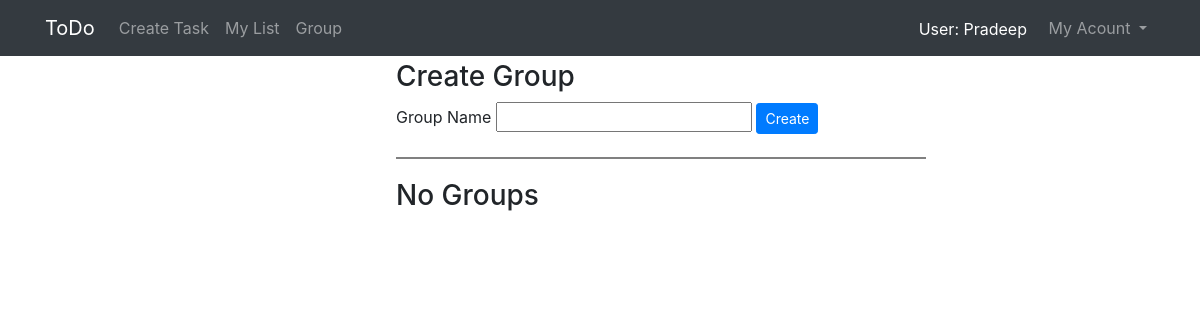
Page /group/ (signed in) on the earlier database version.
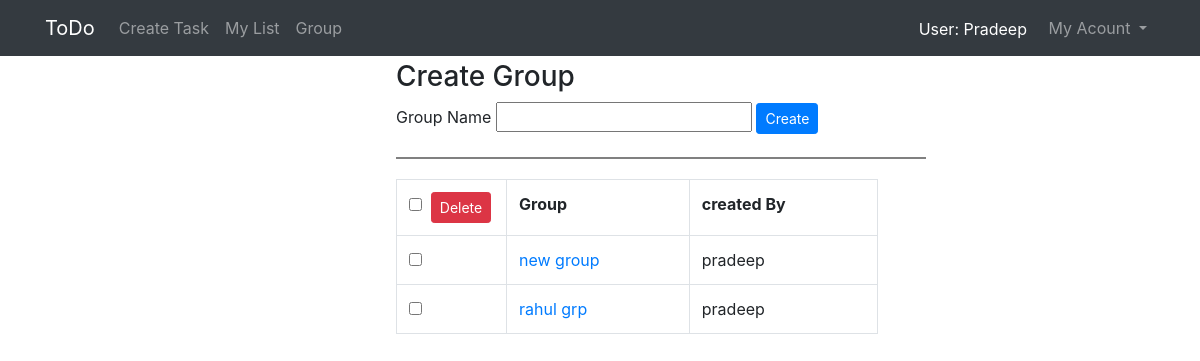
Same page on the later database version.
### todoapp/models.py (models this page shows)
class GroupModel(models.Model):
	member =  models.ForeignKey(User,on_delete=models.CASCADE,null=True)
	group =  models.CharField(max_length=60)
	created_by = models.CharField(max_length = 60)

### todoapp/views.py (the view, shortened to what this page needs)
# urls.py: path('group/',v1.groupview),
def groupview(request):
    grpdata_member=GroupModel.objects.filter(member=request.user)
    mylist_data=ToDoModel.objects.filter(user=request.user,status='todo',flagTask='no')
    task_flag_update(request.user)
    return render(request,'todoapp/creategroup.html',{'current_user':request.user,'grpdata_member':grpdata_member,'data':mylist_data})

### todoapp/supporting_python.py (called while the page is built)
def task_flag_update(user):
    mylist_data = ToDoModel.objects.filter(user=user,status='todo',flagTask='no')
    current_date=str(datetime.now().date())+datetime.now().strftime("%H:%M")
    for task in mylist_data:
        tasktime=str(task.date)+task.time.strftime("%H:%M")
        if current_date == tasktime:
            task.flagTask = 'yes'
            task.save()

### template/todoapp/creategroup.html (shortened to what this page needs)
<!DOCTYPE html>
{% extends "todoapp/base2.html" %}
{% block body_block %}
	<div class="create_group">
		<h3>Create Group</h3>
	<form method="post">
		<label>Group Name</label>
		<input type="text" name="group" required>
		<input type="submit" value="Create" class="btn btn-primary btn-sm">
	</form>
	<div class="bottom_border_style"></div>
	<div>
		{% if grpdata_member %}
		<form method="post">
		<table class="table table-bordered sortable" id="myTable" style="width: 60%;">
				<tr>
					<th style="width: 110px">
			          <input type="checkbox" id="selecttodo" onclick="selectAll(this,document.getElementsByClassName('flag_group'))"><span style="padding-left:5px;">
			          	<input type="submit" name="submit" class="btn btn-danger btn-sm" value="Delete">
			          </span>
			        </th>
					<th class ="grpSort">Group</th>
					<th class ="created" >created By</th>
				</tr>
			{% for data in grpdata_member %}
				<tr>
					<td><input type="checkbox" class="flag_group"  name="{{data.id}}">
					<td class="group">
					<a href="/addmember/{{data.created_by}}/{{data.group}}">{{data.group}}</a>
					</td>
					<td class="admins" >
						{{data.created_by}}
					</td>
				</tr>
			{% endfor %}
		</table>
		 </form>
		{%else%}
			<h3> No Groups</h3>
		{% endif %}
	</div>
	</div>
{%endblock%}

Differences in the rows shown:
added GroupModel: group "new group", created_by "pradeep"
added GroupModel: group "rahul grp", created_by "pradeep"
Other differences:
form field value: (not shown) → "☐"
form field submit: (not shown) → "Delete"
text no longer shown: "No Groups"
text now shown: "Group created By"
